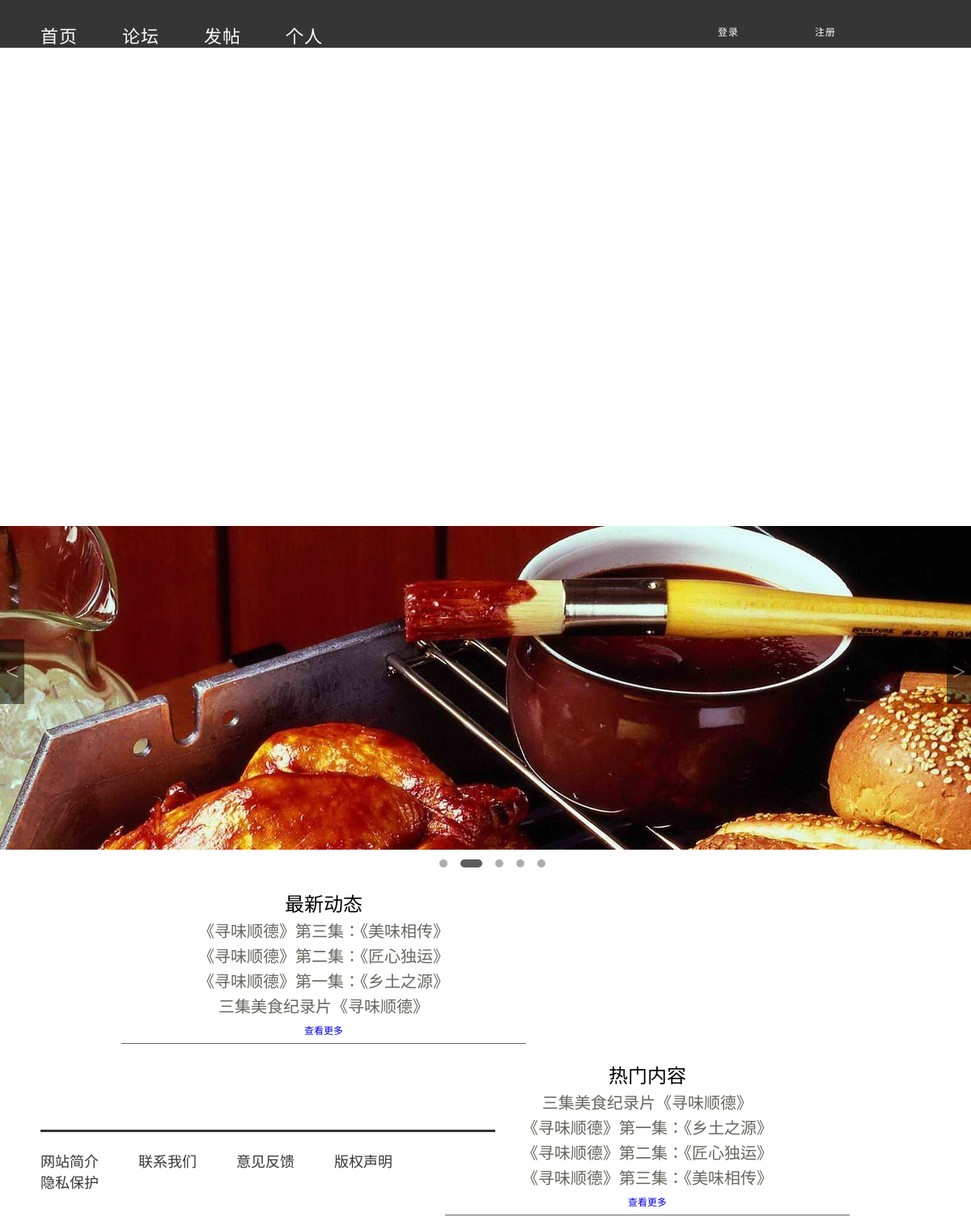
The page / on the database its author committed.
### tables this page shows
CREATE TABLE IF NOT EXISTS `posts` (
  `post_id` int(10) NOT NULL AUTO_INCREMENT,
  `title` varchar(50) NOT NULL,
  `content` varchar(5000) NOT NULL,
  `user` varchar(20) NOT NULL,
  `date` date NOT NULL,
  `time` time NOT NULL,
  `num_com` int(5) NOT NULL DEFAULT '0',
  `pic1` varchar(500) DEFAULT NULL,
  `pic2` varchar(500) DEFAULT NULL,
  `pic3` varchar(500) DEFAULT NULL,
  `pic4` varchar(500) DEFAULT NULL,
  PRIMARY KEY (`post_id`)
);

### index.php (the view, shortened to what this page needs)
<!DOCTYPE html PUBLIC "-//W3C//DTD XHTML 1.0 Transitional//EN" "http://www.w3.org/TR/xhtml1/DTD/xhtml1-transitional.dtd">
<html xmlns="http://www.w3.org/1999/xhtml">
<head>
<link type="text/css" rel="stylesheet" href="css/home.css">
</head>
<body background="images/home_bg.jpg">
<div class="header">
  <div class="header_wrapper">
    <div class="g_container">
      <ul class='nav'>
        <li><a id="active" href="index.php">首页</a></li>
        <li><a href="forum.php">论坛</a></li>
        <li><a href="post.php">发帖</a></li>
        <li><a href="privacy.php">个人</a></li>
      </ul>
      <div class="log_res">
      <?php
     	include("./common/users.php");
	 ?>
     </div>
    </div>
  </div>
</div>
<div class="lubo">
  <ul class="lubo_box">
    <li><a href="" style="background:url(images/2.jpg) center top no-repeat"></a></li>
  </ul>
</div>
 <br />
  <br />
  <div class="content">
    <div class="sidebar1">
    	<table>
  			<tr class="title">
    			<td>最新动态</td>
  			</tr>
        	<?php
				require "./common/config.php";
				$query="select * from posts order by date desc,time desc";
				$result=mysql_query($query);
				$i=0;
				while($r_array=mysql_fetch_array($result)){
					if($i<10){
						echo "<tr class='details'>";
    					echo "<td>",$r_array["title"],"</td>";
  						echo "</tr>";
						$i++;
					}
				}
			?>
            <tr class="more">
    			<td><a href="forum.php" class="lookmore">查看更多</a></td>
  			</tr>
		</table>
    </font><br />
    </div>
    <div class="sidebar2">
    	<table>
  			<tr class="title">
    			<td>热门内容</td>
  			</tr>
        	<?php
				require "./common/config.php";
				$query="select * from posts order by num_com desc";
				$result=mysql_query($query);
				$i=0;
				while($r_array=mysql_fetch_array($result)){
					if($i<10){
						echo "<tr class='details'>";
    					echo "<td>",$r_array["title"],"</td>";
  						echo "</tr>";
						$i++;
					}
				}
			?>
            <tr class="more">
    			<td><a href="forum.php" class="lookmore">查看更多</a></td>
  			</tr>
		</table>
    </font><br />
    </div>
  </div>
<div class="footer">
  <div class="g_container">
    <div class="f_line"> </div>
    <ul>
      <li><a href="#">网站简介</a></li>
      <li><a href="#">联系我们</a></li>
      <li><a href="#">意见反馈</a></li>
      <li><a href="#">版权声明</a></li>
      <li><a href="#">隐私保护</a></li>
    </ul>
  </div>
</div>
</body>
</html>

### css/home.css (style rules this page uses)
* { margin: 0; padding: 0; }
html, body, ul, li, div, span, a, h1, h2, h3, h4, h5, h6, input, label, img, p { padding: 0; margin: 0; }
a { text-decoration: none; }
ul, li { list-style: none; }
.g_container { width: 1100px; margin:auto; }
body { width: 100%; height: 100%; background:#fff url(file:///D|/Program%20Files%20(x86)/USBWebserver%20v8.5/8.5/root/Delicacy/image/home_bg.jpg) no-repeat left top; background-size:cover; }
.header { height: 70px; }
.header_wrapper { width: 100%; position: fixed; z-index: 999; background-color: rgba(32,32,32,0.9); }
.nav { float: left; width: 500px; height: 100%; margin-top: 27px; }
.nav li { float: left; display: inline-block; margin-right: 55px; letter-spacing: 1px; }
.nav li a { color: #ffffff; font-size: 22px; }
.log_res { float:left; width:500px; height:100%; margin-top:30px; margin-left:50px; }
.footer { width: 100%; margin-top: 300px; }
.f_line { width: 562px; border-bottom: 3px solid rgba(32,32,32,0.9); }
.footer ul { margin-top: 22px; padding-bottom: 70px; }
.footer ul li { float: left; }
.footer ul li a { display: inline-block; font-size: 18px; color: rgba(32,32,32,0.9); margin-right: 49px; }
.lubo { margin:580px auto 10px; width:100%; position:relative; height: 400px; }
.lubo_box { position: relative; width: 1200px; margin:0 auto; height: 400px; }
.lubo_box li { text-align:center; float: left; position: absolute; top: 0; left: 0; width: 100%; height: 400px; opacity: 0; filter: alpha(opacity=0); }
.content { widtn:1200px; margin:0 auto; }
.sidebar1 { float:left; width:500px; margin-left:150px; }
.sidebar2 { float:right; width:500px; margin-right:150px; }
table { border-bottom: thin solid #65675E; width:500px; margin:0 auto; }
table .title { font-size:24px; height:32px; color:#000000; text-align:center; }
table .details { font-size:20px; height:28px; color:#65675E; text-align:center; }
table .more { font-size:12px; height:28px; text-align:center; }

### rows shown on the page
posts: title "《寻味顺德》第三集：《美味相传》"
posts: title "《寻味顺德》第二集：《匠心独运》"
posts: title "《寻味顺德》第一集：《乡土之源》"
posts: title "三集美食纪录片《寻味顺德》"
